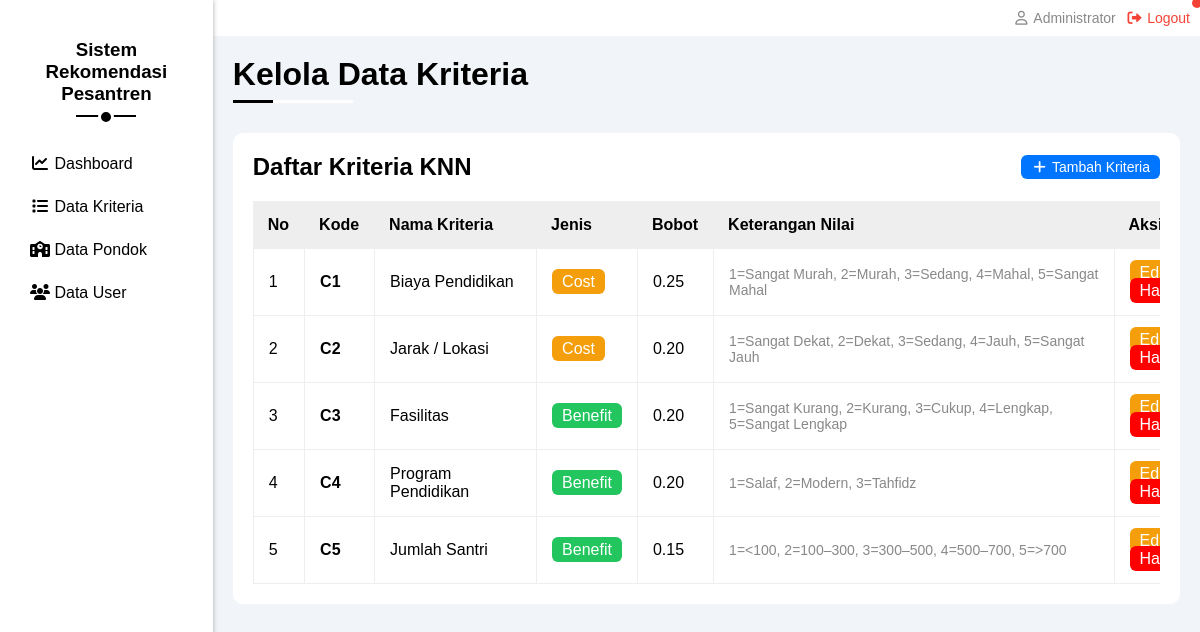
Screenshot of /admin/kelola_data_kriteria.php (signed in) with the database file from the repository.
### tables this page shows
CREATE TABLE `kriteria` (
  `id` int(11) NOT NULL,
  `kode_kriteria` varchar(10) NOT NULL,
  `nama_kriteria` varchar(100) NOT NULL,
  `jenis` enum('benefit','cost') NOT NULL,
  `bobot` decimal(4,2) NOT NULL DEFAULT 0.00
);

### admin/kelola_data_kriteria.php (the view, shortened to what this page needs)
<?php
include '../koneksi.php';
$result = $conn->query("SELECT * FROM kriteria ORDER BY id ASC");
?>
<!DOCTYPE html>
<html lang="en">
<head>
    <link rel="stylesheet" href="../css/all.min.css">
    <link rel="stylesheet" href="../css/framework.css">
    <link rel="stylesheet" href="../css/master.css">
</head>
<body>
    <div class="page d-flex">
        <?php include '../layout/sidebar.php'; ?>
        <div class="content w-full">
            <div class="header d-flex justify-between bg-white p-10 align-center">
                <div class="user d-flex justify-center align-center g-10">
                    <span class="c-grey fs-14">
                        <i class="fa-regular fa-user fa-fw"></i>
                        <?= htmlspecialchars($_SESSION['nama'] ?? '') ?>
                    </span>
                    <a href="../logout.php" class="c-red fs-14">
                        <i class="fa-solid fa-right-from-bracket fa-fw"></i> Logout
                    </a>
                </div>
            </div>
            <h1 class="p-relative">Kelola Data Kriteria</h1>
            <div class="projects bg-white rad-10 p-20">
                <div class="flex-between mb-20">
                    <h2 class="m-0">Daftar Kriteria KNN</h2>
                    <button onclick="document.getElementById('modalTambah').classList.add('active')"
                        class="save bg-blue c-white btn-shape b-none fs-14 c-p">
                        <i class="fa-solid fa-plus fa-fw"></i> Tambah Kriteria
                    </button>
                </div>
                <div class="table-holder">
                    <table class="w-full">
                        <thead>
                            <tr>
                                <th>No</th>
                                <th>Kode</th>
                                <th>Nama Kriteria</th>
                                <th>Jenis</th>
                                <th>Bobot</th>
                                <th>Keterangan Nilai</th>
                                <th>Aksi</th>
                            </tr>
                        </thead>
                        <tbody>
                            <?php
                            $no = 1;
                            $keterangan = [
                                'Biaya Pendidikan' => '1=Sangat Murah, 2=Murah, 3=Sedang, 4=Mahal, 5=Sangat Mahal',
                                'Jarak / Lokasi' => '1=Sangat Dekat, 2=Dekat, 3=Sedang, 4=Jauh, 5=Sangat Jauh',
                                'Fasilitas' => '1=Sangat Kurang, 2=Kurang, 3=Cukup, 4=Lengkap, 5=Sangat Lengkap',
                                'Program Pendidikan' => '1=Salaf, 2=Modern, 3=Tahfidz',
                                'Jumlah Santri' => '1=<100, 2=100–300, 3=300–500, 4=500–700, 5=>700',
                            ];
                            while ($row = $result->fetch_assoc()):
                                $ket = $keterangan[$row['nama_kriteria']] ?? '-';
                                ?>
                                <tr>
                                    <td><?= $no++ ?></td>
                                    <td><strong><?= htmlspecialchars($row['kode_kriteria']) ?></strong></td>
                                    <td><?= htmlspecialchars($row['nama_kriteria']) ?></td>
                                    <td>
                                        <?php if (strtolower($row['jenis']) === 'cost'): ?>
                                            <span class="bg-orange c-white btn-shape fs-13-mobile">Cost</span>
                                        <?php else: ?>
                                            <span class="bg-green c-white btn-shape fs-13-mobile">Benefit</span>
                                        <?php endif; ?>
                                    </td>
                                    <td><?= $row['bobot'] ?></td>
                                    <td class="c-grey fs-14"><?= $ket ?></td>
                                    <td>
                                        <a href="kelola_data_kriteria.php?edit=<?= $row['id'] ?>"
                                            class="c-white bg-orange btn-shape fs-13-mobile">Edit</a>
                                        <a href="kelola_data_kriteria.php?hapus=<?= $row['id'] ?>"
                                            class="c-white bg-yt btn-shape fs-13-mobile"
                                            onclick="return confirm('Yakin hapus kriteria ini?')">Hapus</a>
                                    </td>
                                </tr>
                            <?php endwhile; ?>
                        </tbody>
                    </table>
                </div>
            </div>
        </div>
    </div>
</body>
</html>

### css/framework.css (style rules this page uses)
.d-flex { display: flex; }
.align-center { align-items: center; }
.justify-center { justify-content: center; }
.justify-between { justify-content: space-between; }
.g-10 { gap: 10px; }
.w-full { width: 100%; }
.p-relative { position: relative; }
.p-10 { padding: 10px; }
.p-20 { padding: 20px; }
.m-0 { margin: 0; }
.mb-20 { margin-bottom: 20px; }
.bg-white { background-color: #fff; }
.bg-blue { background-color: #0075ff; }
.bg-orange { background-color: #f59e0b; }
.bg-green { background-color: #22c55e; }
.bg-yt { background-color: #ff0000; }
.c-white { color: #fff; }
.c-grey { color: #888; }
.c-red { color: #f44336; }
.fs-14 { font-size: 14px; }
.rad-10 { border-radius: 10px; }
.b-none { border: none; }
.btn-shape { padding: 4px 10px; border-radius: 6px; }
.flex-between { display: flex; align-items: center; justify-content: space-between; }
.c-p { cursor: pointer; }

### css/master.css (style rules this page uses)
:root { --blue-color: #0075ff; --blue-alt-color: #0d69d5; --orange-color: #f59e0b; --green-color: #22c55e; --red-color: #f44336; --grey-color: #888; }
* { box-sizing: border-box; }
body { margin: 0; font-family: Arial, Helvetica, sans-serif; }
a { text-decoration: none; }
.page { background-color: #f1f5f9; min-height: 100vh; }
.header { width: 100%; }
.header .user span { cursor: pointer; }
.header .user span::before { content: ''; width: 10px; height: 10px; border-radius: 50%; background-color: var(--red-color); right: -2px; top: -2px; position: absolute; }
.content { overflow: hidden; }
.content h1 { margin: 20px 20px 40px; }
.content h1::before, .content h1::after { content: ''; height: 3px; position: absolute; bottom: -10px; left: 0; }
.content h1::before { width: 120px; background-color: #fff; }
.content h1::after { width: 40px; background-color: #000; }
.projects .table-holder { overflow-x: auto; }
.projects { margin-left: 20px; margin-right: 20px; margin-bottom: 20px; }
.projects table { border-spacing: 0px; min-width: 1000px; }
.projects table thead { background-color: #eee; }
.projects table thead th { padding: 15px; text-align: left; }
.projects table td { border-bottom: 1px solid #eee; border-left: 1px solid #eee; padding: 15px; transition: .3s; }
.projects table td:last-child { border-right: solid 1px #eee; }

### rows the page displays
kriteria: kode_kriteria "C1", nama_kriteria "Biaya Pendidikan", jenis "Cost", bobot "0.25", nama_kriteria "1=Sangat Murah, 2=Murah, 3=Sedang, 4=Mahal, 5=Sangat Mahal"
kriteria: kode_kriteria "C2", nama_kriteria "Jarak / Lokasi", jenis "Cost", bobot "0.20", nama_kriteria "1=Sangat Dekat, 2=Dekat, 3=Sedang, 4=Jauh, 5=Sangat Jauh"
kriteria: kode_kriteria "C3", nama_kriteria "Fasilitas", jenis "Benefit", bobot "0.20", nama_kriteria "1=Sangat Kurang, 2=Kurang, 3=Cukup, 4=Lengkap, 5=Sangat Lengkap"
kriteria: kode_kriteria "C4", nama_kriteria "Program Pendidikan", jenis "Benefit", bobot "0.20", nama_kriteria "1=Salaf, 2=Modern, 3=Tahfidz"
kriteria: kode_kriteria "C5", nama_kriteria "Jumlah Santri", jenis "Benefit", bobot "0.15", nama_kriteria "1=<100, 2=100–300, 3=300–500, 4=500–700, 5=>700"

### other values shown
$_SESSION['nama'] "Administrator"
